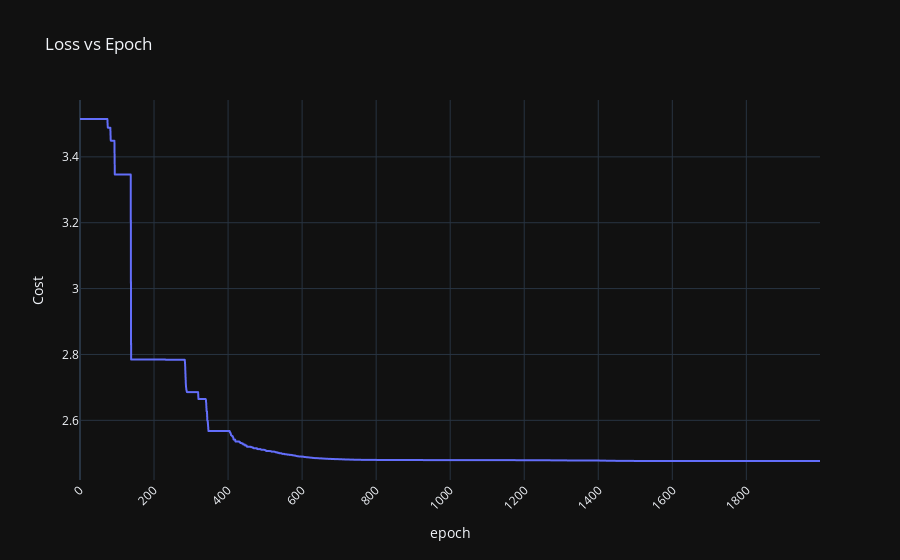

The notebook cell saved with this chart:
### Markdown cell above
### PSO Optmisation
Now we will try to optimise the network using PSO

### Code cell
if True:
    nn_pso = NN_PSO(
        nn, 
        500,
        x_train, 
        y_train, 
        {
            "inertia_start": 1,
            "inertia_end": 0.8,
            "c_1": 1.5,
            "c_2": 1.1
        }
    )

    print(nn_pso.least_cost)

    (_, _, ep_cost) = nn_pso.fit(2000, 0.01)

    print(nn_pso.least_cost)
    plot_loss(ep_cost)

### Figure 1 — Plotly figure (JSON) as saved in the notebook; plotly's stock layout.template omitted (floating-point values rounded to 4 significant figures; data arrays with more than 128 entries replaced by an {"elided": "..."} marker saying what was removed)
{"data": [{"hovertemplate": "epoch=%{x}<br>Cost=%{y}<extra></extra>", "legendgroup": "", "line": {"color": "#636efa", "dash": "solid"}, "marker": {"symbol": "circle"}, "mode": "lines", "name": "", "showlegend": false, "type": "scattergl", "x": {"elided": "2000 int values"}, "xaxis": "x", "y": {"elided": "2000 float values"}, "yaxis": "y"}], "layout": {"autosize": true, "legend": {"tracegroupgap": 0}, "title": {"text": "Loss vs Epoch"}, "xaxis": {"anchor": "y", "autorange": true, "domain": [0, 1], "range": [0, 1999], "tickangle": -45, "title": {"text": "epoch"}, "type": "linear"}, "yaxis": {"anchor": "x", "autorange": true, "domain": [0, 1], "range": [2.419, 3.573], "title": {"text": "Cost"}, "type": "linear"}}}
